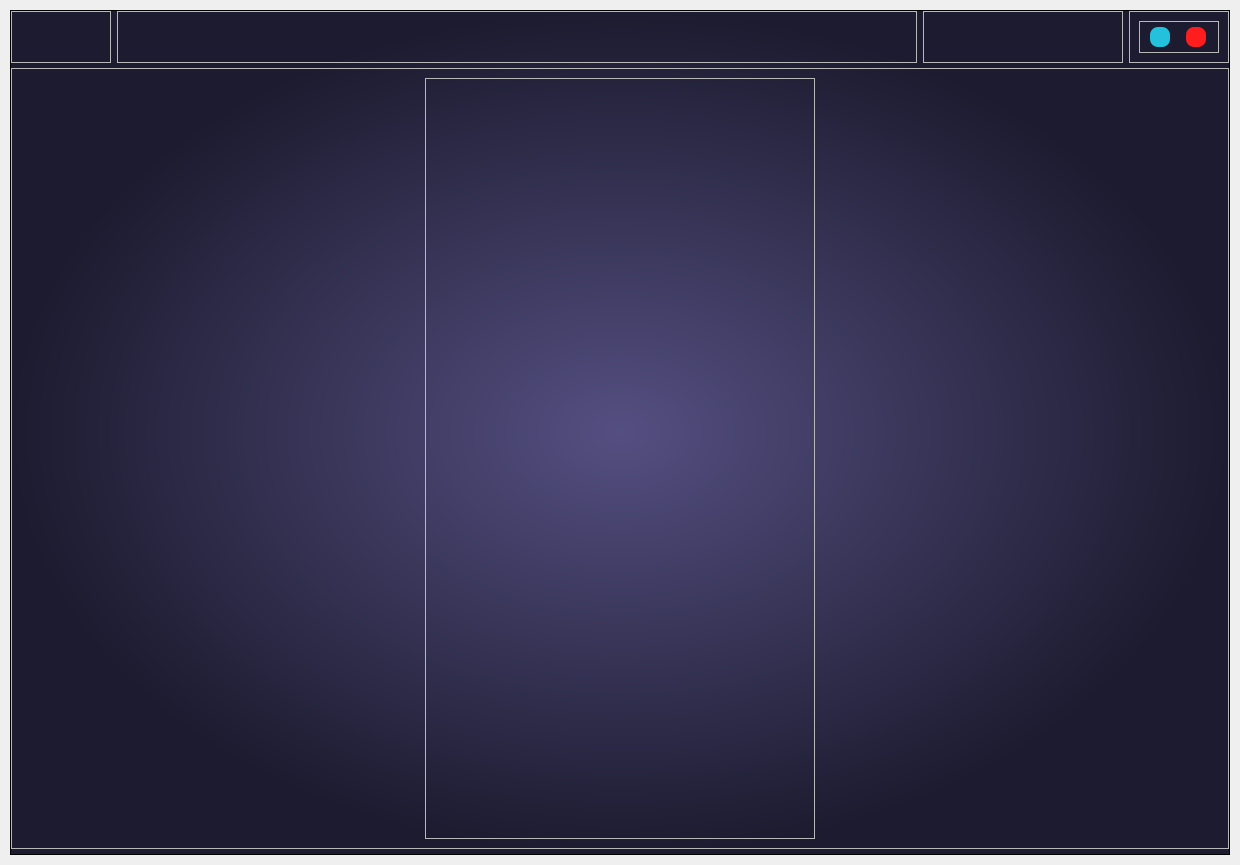
<?xml version="1.0" encoding="UTF-8"?>
<ui version="4.0">
 <class>MainWindow</class>
 <widget class="QMainWindow" name="MainWindow">
  <property name="geometry">
   <rect>
    <x>0</x>
    <y>0</y>
    <width>1240</width>
    <height>865</height>
   </rect>
  </property>
  <property name="windowTitle">
   <string>MainWindow</string>
  </property>
  <widget class="QWidget" name="centralwidget">
   <layout class="QVBoxLayout" name="drop_shadow_layout">
    <property name="spacing">
     <number>0</number>
    </property>
    <property name="leftMargin">
     <number>10</number>
    </property>
    <property name="topMargin">
     <number>10</number>
    </property>
    <property name="rightMargin">
     <number>10</number>
    </property>
    <property name="bottomMargin">
     <number>10</number>
    </property>
    <item>
     <widget class="QFrame" name="Main_Frame">
      <property name="styleSheet">
       <string notr="true">background-color: qradialgradient(spread:pad, cx:0.5, cy:0.5, radius:0.5, fx:0.5, fy:0.5, stop:0 rgba(84, 79, 129, 255), stop:1 rgba(28, 27, 47, 255));</string>
      </property>
      <property name="frameShape">
       <enum>QFrame::StyledPanel</enum>
      </property>
      <property name="frameShadow">
       <enum>QFrame::Raised</enum>
      </property>
      <layout class="QVBoxLayout" name="verticalLayout">
       <property name="spacing">
        <number>5</number>
       </property>
       <property name="leftMargin">
        <number>0</number>
       </property>
       <property name="topMargin">
        <number>0</number>
       </property>
       <property name="rightMargin">
        <number>0</number>
       </property>
       <property name="bottomMargin">
        <number>0</number>
       </property>
       <item>
        <widget class="QFrame" name="Uppe_Frame">
         <property name="maximumSize">
          <size>
           <width>16777215</width>
           <height>80</height>
          </size>
         </property>
         <property name="styleSheet">
          <string notr="true">background-color: none
</string>
         </property>
         <property name="frameShape">
          <enum>QFrame::NoFrame</enum>
         </property>
         <property name="frameShadow">
          <enum>QFrame::Raised</enum>
         </property>
         <layout class="QHBoxLayout" name="horizontalLayout">
          <property name="leftMargin">
           <number>0</number>
          </property>
          <property name="topMargin">
           <number>0</number>
          </property>
          <property name="rightMargin">
           <number>0</number>
          </property>
          <property name="bottomMargin">
           <number>0</number>
          </property>
          <item>
           <widget class="QFrame" name="Upper_Logo">
            <property name="maximumSize">
             <size>
              <width>100</width>
              <height>16777215</height>
             </size>
            </property>
            <property name="frameShape">
             <enum>QFrame::StyledPanel</enum>
            </property>
            <property name="frameShadow">
             <enum>QFrame::Raised</enum>
            </property>
            <layout class="QHBoxLayout" name="horizontalLayout_5">
             <item>
              <widget class="QLabel" name="label">
               <property name="maximumSize">
                <size>
                 <width>70</width>
                 <height>16777215</height>
                </size>
               </property>
               <property name="font">
                <font>
                 <pointsize>17</pointsize>
                </font>
               </property>
               <property name="styleSheet">
                <string notr="true">color: white</string>
               </property>
               <property name="text">
                <string/>
               </property>
               <property name="pixmap">
                <pixmap resource="icons/iconsfile.qrc">:/AVA Icon2.png</pixmap>
               </property>
               <property name="scaledContents">
                <bool>true</bool>
               </property>
               <property name="alignment">
                <set>Qt::AlignCenter</set>
               </property>
               <property name="wordWrap">
                <bool>false</bool>
               </property>
               <property name="margin">
                <number>0</number>
               </property>
              </widget>
             </item>
            </layout>
           </widget>
          </item>
          <item>
           <widget class="QFrame" name="Upper_Btns">
            <property name="frameShape">
             <enum>QFrame::StyledPanel</enum>
            </property>
            <property name="frameShadow">
             <enum>QFrame::Raised</enum>
            </property>
            <layout class="QHBoxLayout" name="horizontalLayout_4">
             <property name="leftMargin">
              <number>0</number>
             </property>
             <property name="topMargin">
              <number>0</number>
             </property>
             <property name="rightMargin">
              <number>50</number>
             </property>
             <property name="bottomMargin">
              <number>0</number>
             </property>
             <item>
              <widget class="QPushButton" name="Homebtn">
               <property name="minimumSize">
                <size>
                 <width>0</width>
                 <height>50</height>
                </size>
               </property>
               <property name="maximumSize">
                <size>
                 <width>70</width>
                 <height>16777215</height>
                </size>
               </property>
               <property name="font">
                <font>
                 <family>Roboto</family>
                 <pointsize>12</pointsize>
                </font>
               </property>
               <property name="cursor">
                <cursorShape>PointingHandCursor</cursorShape>
               </property>
               <property name="styleSheet">
                <string notr="true">QPushButton{
	color : white;
}
QPushButton:hover{
	color : rgb(35, 193, 219);
}
QPushButton:pressed{
	background-color: rgba(255, 255, 255, 30);
	border-radius : 25px;
}</string>
               </property>
               <property name="text">
                <string/>
               </property>
               <property name="icon">
                <iconset resource="icons/iconsfile.qrc">
                 <normaloff>:/Home.png</normaloff>
                 <normalon>../icons8-home-96.png</normalon>:/Home.png</iconset>
               </property>
               <property name="iconSize">
                <size>
                 <width>45</width>
                 <height>45</height>
                </size>
               </property>
               <property name="flat">
                <bool>true</bool>
               </property>
              </widget>
             </item>
             <item>
              <widget class="QPushButton" name="AVAbtn">
               <property name="minimumSize">
                <size>
                 <width>0</width>
                 <height>50</height>
                </size>
               </property>
               <property name="maximumSize">
                <size>
                 <width>70</width>
                 <height>16777215</height>
                </size>
               </property>
               <property name="font">
                <font>
                 <family>Roboto</family>
                 <pointsize>12</pointsize>
                </font>
               </property>
               <property name="cursor">
                <cursorShape>PointingHandCursor</cursorShape>
               </property>
               <property name="styleSheet">
                <string notr="true">QPushButton{
	color : white;
}
QPushButton:hover{
	color : rgb(35, 193, 219);
}
QPushButton:pressed{
	background-color: rgba(255, 255, 255, 50);
	border-radius : 25px;
}</string>
               </property>
               <property name="text">
                <string/>
               </property>
               <property name="icon">
                <iconset resource="icons/iconsfile.qrc">
                 <normaloff>:/Mic.png</normaloff>:/Mic.png</iconset>
               </property>
               <property name="iconSize">
                <size>
                 <width>50</width>
                 <height>50</height>
                </size>
               </property>
               <property name="flat">
                <bool>true</bool>
               </property>
              </widget>
             </item>
             <item>
              <widget class="QPushButton" name="CmdListbtn">
               <property name="minimumSize">
                <size>
                 <width>0</width>
                 <height>50</height>
                </size>
               </property>
               <property name="maximumSize">
                <size>
                 <width>70</width>
                 <height>16777215</height>
                </size>
               </property>
               <property name="font">
                <font>
                 <family>Roboto</family>
                 <pointsize>12</pointsize>
                </font>
               </property>
               <property name="cursor">
                <cursorShape>PointingHandCursor</cursorShape>
               </property>
               <property name="styleSheet">
                <string notr="true">QPushButton{
	color : white;
}
QPushButton:hover{
	color : rgb(35, 193, 219);
}
QPushButton:pressed{
	background-color: rgba(255, 255, 255, 50);
	border-radius : 25px;
}</string>
               </property>
               <property name="text">
                <string/>
               </property>
               <property name="icon">
                <iconset resource="icons/iconsfile.qrc">
                 <normaloff>:/Commandlist.png</normaloff>:/Commandlist.png</iconset>
               </property>
               <property name="iconSize">
                <size>
                 <width>60</width>
                 <height>60</height>
                </size>
               </property>
               <property name="flat">
                <bool>true</bool>
               </property>
              </widget>
             </item>
             <item>
              <widget class="QPushButton" name="settingbtn">
               <property name="minimumSize">
                <size>
                 <width>0</width>
                 <height>50</height>
                </size>
               </property>
               <property name="maximumSize">
                <size>
                 <width>70</width>
                 <height>16777215</height>
                </size>
               </property>
               <property name="font">
                <font>
                 <family>Roboto</family>
                 <pointsize>12</pointsize>
                </font>
               </property>
               <property name="cursor">
                <cursorShape>PointingHandCursor</cursorShape>
               </property>
               <property name="styleSheet">
                <string notr="true">QPushButton{
	color : white;
}
QPushButton:hover{
	color : rgb(35, 193, 219);
}
QPushButton:pressed{
	background-color: rgba(255, 255, 255, 50);
	border-radius : 25px;
}</string>
               </property>
               <property name="text">
                <string/>
               </property>
               <property name="icon">
                <iconset resource="icons/iconsfile.qrc">
                 <normaloff>:/92a8b221f3f4448b03f08cd607df4f8e.png</normaloff>:/92a8b221f3f4448b03f08cd607df4f8e.png</iconset>
               </property>
               <property name="iconSize">
                <size>
                 <width>50</width>
                 <height>50</height>
                </size>
               </property>
               <property name="flat">
                <bool>true</bool>
               </property>
              </widget>
             </item>
             <item>
              <widget class="QPushButton" name="aboutbtn">
               <property name="minimumSize">
                <size>
                 <width>0</width>
                 <height>50</height>
                </size>
               </property>
               <property name="maximumSize">
                <size>
                 <width>70</width>
                 <height>16777215</height>
                </size>
               </property>
               <property name="font">
                <font>
                 <family>Roboto</family>
                 <pointsize>12</pointsize>
                </font>
               </property>
               <property name="cursor">
                <cursorShape>PointingHandCursor</cursorShape>
               </property>
               <property name="styleSheet">
                <string notr="true">QPushButton{
	color : white;
}
QPushButton:hover{
	color : rgb(35, 193, 219);
}
QPushButton:pressed{
	background-color: rgba(255, 255, 255, 50);
	border-radius : 25px;
}</string>
               </property>
               <property name="text">
                <string/>
               </property>
               <property name="icon">
                <iconset resource="icons/iconsfile.qrc">
                 <normaloff>:/about.png</normaloff>:/about.png</iconset>
               </property>
               <property name="iconSize">
                <size>
                 <width>50</width>
                 <height>50</height>
                </size>
               </property>
               <property name="flat">
                <bool>true</bool>
               </property>
              </widget>
             </item>
            </layout>
           </widget>
          </item>
          <item>
           <widget class="QFrame" name="Upperframe_spacer">
            <property name="maximumSize">
             <size>
              <width>200</width>
              <height>16777215</height>
             </size>
            </property>
            <property name="frameShape">
             <enum>QFrame::StyledPanel</enum>
            </property>
            <property name="frameShadow">
             <enum>QFrame::Raised</enum>
            </property>
            <layout class="QHBoxLayout" name="horizontalLayout_6">
             <item>
              <spacer name="horizontalSpacer">
               <property name="orientation">
                <enum>Qt::Horizontal</enum>
               </property>
               <property name="sizeHint" stdset="0">
                <size>
                 <width>173</width>
                 <height>20</height>
                </size>
               </property>
              </spacer>
             </item>
            </layout>
           </widget>
          </item>
          <item>
           <widget class="QFrame" name="Close_min">
            <property name="maximumSize">
             <size>
              <width>100</width>
              <height>16777215</height>
             </size>
            </property>
            <property name="frameShape">
             <enum>QFrame::StyledPanel</enum>
            </property>
            <property name="frameShadow">
             <enum>QFrame::Raised</enum>
            </property>
            <layout class="QHBoxLayout" name="horizontalLayout_2">
             <item>
              <widget class="QFrame" name="frame_btns">
               <property name="minimumSize">
                <size>
                 <width>70</width>
                 <height>0</height>
                </size>
               </property>
               <property name="maximumSize">
                <size>
                 <width>100</width>
                 <height>16777215</height>
                </size>
               </property>
               <property name="frameShape">
                <enum>QFrame::StyledPanel</enum>
               </property>
               <property name="frameShadow">
                <enum>QFrame::Raised</enum>
               </property>
               <layout class="QHBoxLayout" name="horizontalLayout_3">
                <property name="leftMargin">
                 <number>0</number>
                </property>
                <property name="topMargin">
                 <number>0</number>
                </property>
                <property name="rightMargin">
                 <number>0</number>
                </property>
                <property name="bottomMargin">
                 <number>0</number>
                </property>
                <item>
                 <widget class="QPushButton" name="Minimizebtn">
                  <property name="minimumSize">
                   <size>
                    <width>19</width>
                    <height>19</height>
                   </size>
                  </property>
                  <property name="maximumSize">
                   <size>
                    <width>20</width>
                    <height>20</height>
                   </size>
                  </property>
                  <property name="styleSheet">
                   <string notr="true">QPushButton{
	border: none;
	border-radius: 8px;
	background-color: rgb(35, 193, 219);
}
QPushButton:hover{
	background-color: rgb(69, 207, 101);
}</string>
                  </property>
                  <property name="text">
                   <string/>
                  </property>
                 </widget>
                </item>
                <item>
                 <widget class="QPushButton" name="closebtn">
                  <property name="minimumSize">
                   <size>
                    <width>19</width>
                    <height>19</height>
                   </size>
                  </property>
                  <property name="maximumSize">
                   <size>
                    <width>20</width>
                    <height>20</height>
                   </size>
                  </property>
                  <property name="styleSheet">
                   <string notr="true">QPushButton{
	border: none;
	border-radius: 8px;
	background-color: rgb(255, 29, 29);
}
QPushButton:hover{
	
	background-color: rgb(212, 24, 24);
}</string>
                  </property>
                  <property name="text">
                   <string/>
                  </property>
                 </widget>
                </item>
               </layout>
              </widget>
             </item>
            </layout>
           </widget>
          </item>
         </layout>
        </widget>
       </item>
       <item>
        <widget class="QFrame" name="MidFrame">
         <property name="styleSheet">
          <string notr="true">background-color : none</string>
         </property>
         <property name="frameShape">
          <enum>QFrame::StyledPanel</enum>
         </property>
         <property name="frameShadow">
          <enum>QFrame::Raised</enum>
         </property>
         <layout class="QHBoxLayout" name="horizontalLayout_9">
          <property name="topMargin">
           <number>0</number>
          </property>
          <property name="bottomMargin">
           <number>0</number>
          </property>
          <item>
           <widget class="QStackedWidget" name="stackedWidget">
            <property name="currentIndex">
             <number>0</number>
            </property>
            <widget class="QWidget" name="HomePage">
             <layout class="QGridLayout" name="gridLayout">
              <item row="0" column="1">
               <widget class="QFrame" name="frame_2">
                <property name="frameShape">
                 <enum>QFrame::StyledPanel</enum>
                </property>
                <property name="frameShadow">
                 <enum>QFrame::Raised</enum>
                </property>
                <layout class="QVBoxLayout" name="verticalLayout_2">
                 <item>
                  <widget class="QLabel" name="BottomLabel">
                   <property name="text">
                    <string/>
                   </property>
                  </widget>
                 </item>
                 <item>
                  <widget class="QLabel" name="TopLabel">
                   <property name="maximumSize">
                    <size>
                     <width>670</width>
                     <height>280</height>
                    </size>
                   </property>
                   <property name="text">
                    <string/>
                   </property>
                   <property name="pixmap">
                    <pixmap resource="icons/iconsfile.qrc">:/1.png</pixmap>
                   </property>
                   <property name="scaledContents">
                    <bool>true</bool>
                   </property>
                   <property name="alignment">
                    <set>Qt::AlignCenter</set>
                   </property>
                  </widget>
                 </item>
                 <item>
                  <widget class="QLabel" name="MidLabel">
                   <property name="text">
                    <string/>
                   </property>
                  </widget>
                 </item>
                </layout>
               </widget>
              </item>
              <item row="0" column="0">
               <widget class="QLabel" name="label_2">
                <property name="text">
                 <string/>
                </property>
               </widget>
              </item>
              <item row="0" column="2">
               <widget class="QLabel" name="label_3">
                <property name="text">
                 <string/>
                </property>
               </widget>
              </item>
             </layout>
            </widget>
            <widget class="QWidget" name="AVAPage">
             <layout class="QHBoxLayout" name="horizontalLayout_8">
              <item>
               <widget class="QFrame" name="frame">
                <property name="frameShape">
                 <enum>QFrame::StyledPanel</enum>
                </property>
                <property name="frameShadow">
                 <enum>QFrame::Raised</enum>
                </property>
                <layout class="QVBoxLayout" name="verticalLayout_3">
                 <property name="spacing">
                  <number>0</number>
                 </property>
                 <property name="leftMargin">
                  <number>0</number>
                 </property>
                 <property name="topMargin">
                  <number>0</number>
                 </property>
                 <property name="rightMargin">
                  <number>0</number>
                 </property>
                 <property name="bottomMargin">
                  <number>0</number>
                 </property>
                 <item>
                  <widget class="QFrame" name="frame_5">
                   <property name="frameShape">
                    <enum>QFrame::StyledPanel</enum>
                   </property>
                   <property name="frameShadow">
                    <enum>QFrame::Raised</enum>
                   </property>
                   <layout class="QVBoxLayout" name="verticalLayout_4">
                    <item>
                     <widget class="QFrame" name="frame_4">
                      <property name="frameShape">
                       <enum>QFrame::StyledPanel</enum>
                      </property>
                      <property name="frameShadow">
                       <enum>QFrame::Raised</enum>
                      </property>
                      <layout class="QVBoxLayout" name="verticalLayout_5">
                       <item>
                        <widget class="QLabel" name="PulsatingGif_Label">
                         <property name="text">
                          <string/>
                         </property>
                        </widget>
                       </item>
                       <item>
                        <widget class="QTextBrowser" name="textBrowser">
                         <property name="maximumSize">
                          <size>
                           <width>16777215</width>
                           <height>120</height>
                          </size>
                         </property>
                         <property name="font">
                          <font>
                           <pointsize>12</pointsize>
                          </font>
                         </property>
                         <property name="styleSheet">
                          <string notr="true">background-color: qlineargradient(spread:pad, x1:0.50695, y1:1, x2:0.502299, y2:0.585, stop:0 rgba(0, 0, 0, 66), stop:1 rgba(255, 255, 255, 0));
color : white;</string>
                         </property>
                         <property name="frameShape">
                          <enum>QFrame::NoFrame</enum>
                         </property>
                         <property name="frameShadow">
                          <enum>QFrame::Plain</enum>
                         </property>
                         <property name="placeholderText">
                          <string> HELLO WORLD THIS IS JUST A PLACE HOLDER</string>
                         </property>
                        </widget>
                       </item>
                      </layout>
                     </widget>
                    </item>
                    <item>
                     <widget class="QStackedWidget" name="stackedWidget_2">
                      <property name="maximumSize">
                       <size>
                        <width>16777215</width>
                        <height>90</height>
                       </size>
                      </property>
                      <property name="font">
                       <font>
                        <family>Roboto</family>
                       </font>
                      </property>
                      <property name="currentIndex">
                       <number>0</number>
                      </property>
                      <widget class="QWidget" name="Mic_Page">
                       <layout class="QHBoxLayout" name="horizontalLayout_15"/>
                      </widget>
                      <widget class="QWidget" name="Type_Page">
                       <layout class="QVBoxLayout" name="verticalLayout_6">
                        <item>
                         <widget class="QLineEdit" name="lineEdit">
                          <property name="minimumSize">
                           <size>
                            <width>0</width>
                            <height>50</height>
                           </size>
                          </property>
                          <property name="font">
                           <font>
                            <family>Roboto</family>
                            <pointsize>16</pointsize>
                           </font>
                          </property>
                          <property name="styleSheet">
                           <string notr="true">background-color : rgb(0,0,0,0);
color : white</string>
                          </property>
                          <property name="placeholderText">
                           <string>Type Here...</string>
                          </property>
                         </widget>
                        </item>
                       </layout>
                      </widget>
                     </widget>
                    </item>
                   </layout>
                  </widget>
                 </item>
                 <item>
                  <widget class="QFrame" name="Bottom_Frame_2">
                   <property name="maximumSize">
                    <size>
                     <width>16777215</width>
                     <height>100</height>
                    </size>
                   </property>
                   <property name="styleSheet">
                    <string notr="true">background-color: none;
margin-left : 5
</string>
                   </property>
                   <property name="frameShape">
                    <enum>QFrame::NoFrame</enum>
                   </property>
                   <property name="frameShadow">
                    <enum>QFrame::Plain</enum>
                   </property>
                   <layout class="QHBoxLayout" name="horizontalLayout_12">
                    <property name="spacing">
                     <number>0</number>
                    </property>
                    <property name="leftMargin">
                     <number>0</number>
                    </property>
                    <property name="topMargin">
                     <number>0</number>
                    </property>
                    <property name="rightMargin">
                     <number>0</number>
                    </property>
                    <property name="bottomMargin">
                     <number>0</number>
                    </property>
                    <item>
                     <widget class="QFrame" name="Bottombtn_container_2">
                      <property name="maximumSize">
                       <size>
                        <width>310</width>
                        <height>16777215</height>
                       </size>
                      </property>
                      <property name="frameShape">
                       <enum>QFrame::StyledPanel</enum>
                      </property>
                      <property name="frameShadow">
                       <enum>QFrame::Raised</enum>
                      </property>
                      <layout class="QHBoxLayout" name="horizontalLayout_13">
                       <property name="spacing">
                        <number>0</number>
                       </property>
                       <property name="sizeConstraint">
                        <enum>QLayout::SetDefaultConstraint</enum>
                       </property>
                       <property name="leftMargin">
                        <number>0</number>
                       </property>
                       <property name="topMargin">
                        <number>0</number>
                       </property>
                       <property name="rightMargin">
                        <number>0</number>
                       </property>
                       <property name="bottomMargin">
                        <number>0</number>
                       </property>
                       <item>
                        <widget class="QPushButton" name="Speechinputbtn_2">
                         <property name="minimumSize">
                          <size>
                           <width>69</width>
                           <height>69</height>
                          </size>
                         </property>
                         <property name="maximumSize">
                          <size>
                           <width>70</width>
                           <height>70</height>
                          </size>
                         </property>
                         <property name="cursor">
                          <cursorShape>PointingHandCursor</cursorShape>
                         </property>
                         <property name="styleSheet">
                          <string notr="true">QPushButton{
	background-color: rgb(64, 64, 85, 150);
	border-radius : 30px;
}</string>
                         </property>
                         <property name="text">
                          <string/>
                         </property>
                         <property name="icon">
                          <iconset>
                           <normalon>:/audio-waves.png</normalon>
                          </iconset>
                         </property>
                         <property name="iconSize">
                          <size>
                           <width>50</width>
                           <height>50</height>
                          </size>
                         </property>
                         <property name="flat">
                          <bool>true</bool>
                         </property>
                        </widget>
                       </item>
                       <item>
                        <widget class="Line" name="line_3">
                         <property name="maximumSize">
                          <size>
                           <width>150</width>
                           <height>16777215</height>
                          </size>
                         </property>
                         <property name="styleSheet">
                          <string notr="true">color: rgb(255, 255, 255,150);
</string>
                         </property>
                         <property name="frameShadow">
                          <enum>QFrame::Plain</enum>
                         </property>
                         <property name="orientation">
                          <enum>Qt::Horizontal</enum>
                         </property>
                        </widget>
                       </item>
                       <item>
                        <widget class="QFrame" name="frame_3">
                         <property name="minimumSize">
                          <size>
                           <width>69</width>
                           <height>69</height>
                          </size>
                         </property>
                         <property name="maximumSize">
                          <size>
                           <width>70</width>
                           <height>70</height>
                          </size>
                         </property>
                         <property name="styleSheet">
                          <string notr="true">background-color : white; 
 border-radius : 30</string>
                         </property>
                         <property name="frameShape">
                          <enum>QFrame::NoFrame</enum>
                         </property>
                         <property name="frameShadow">
                          <enum>QFrame::Raised</enum>
                         </property>
                        </widget>
                       </item>
                       <item>
                        <widget class="Line" name="line_4">
                         <property name="styleSheet">
                          <string notr="true">color: rgb(255, 255, 255,150);
</string>
                         </property>
                         <property name="frameShadow">
                          <enum>QFrame::Plain</enum>
                         </property>
                         <property name="orientation">
                          <enum>Qt::Horizontal</enum>
                         </property>
                        </widget>
                       </item>
                       <item>
                        <widget class="QPushButton" name="TypeInputbtn_2">
                         <property name="minimumSize">
                          <size>
                           <width>69</width>
                           <height>69</height>
                          </size>
                         </property>
                         <property name="maximumSize">
                          <size>
                           <width>70</width>
                           <height>70</height>
                          </size>
                         </property>
                         <property name="cursor">
                          <cursorShape>PointingHandCursor</cursorShape>
                         </property>
                         <property name="styleSheet">
                          <string notr="true">QPushButton{
	background-color: rgb(64, 64, 85, 150);
	border-radius : 30px;
}</string>
                         </property>
                         <property name="text">
                          <string/>
                         </property>
                         <property name="icon">
                          <iconset>
                           <normalon>:/text.png</normalon>
                          </iconset>
                         </property>
                         <property name="iconSize">
                          <size>
                           <width>50</width>
                           <height>50</height>
                          </size>
                         </property>
                         <property name="flat">
                          <bool>true</bool>
                         </property>
                        </widget>
                       </item>
                      </layout>
                     </widget>
                    </item>
                   </layout>
                  </widget>
                 </item>
                </layout>
               </widget>
              </item>
             </layout>
            </widget>
            <widget class="QWidget" name="CMNDPage"/>
            <widget class="QWidget" name="SettingsPage"/>
            <widget class="QWidget" name="AboutPage"/>
           </widget>
          </item>
         </layout>
        </widget>
       </item>
       <item>
        <widget class="QFrame" name="Bottom_Frame">
         <property name="maximumSize">
          <size>
           <width>16777215</width>
           <height>100</height>
          </size>
         </property>
         <property name="styleSheet">
          <string notr="true">background-color: none;
margin-left : 5
</string>
         </property>
         <property name="frameShape">
          <enum>QFrame::NoFrame</enum>
         </property>
         <property name="frameShadow">
          <enum>QFrame::Plain</enum>
         </property>
         <layout class="QHBoxLayout" name="horizontalLayout_7">
          <property name="spacing">
           <number>0</number>
          </property>
          <property name="leftMargin">
           <number>0</number>
          </property>
          <property name="topMargin">
           <number>0</number>
          </property>
          <property name="rightMargin">
           <number>0</number>
          </property>
          <property name="bottomMargin">
           <number>0</number>
          </property>
         </layout>
        </widget>
       </item>
      </layout>
     </widget>
    </item>
   </layout>
  </widget>
 </widget>
 <resources>
  <include location="icons/iconsfile.qrc"/>
 </resources>
 <connections/>
</ui>
